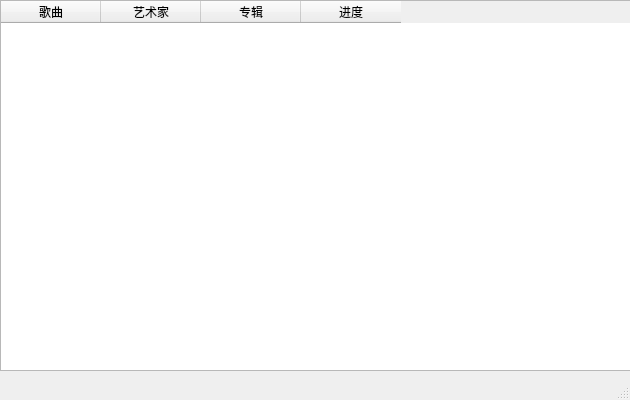
<?xml version="1.0" encoding="UTF-8"?>
<ui version="4.0">
 <class>DownloadWindow</class>
 <widget class="QMainWindow" name="DownloadWindow">
  <property name="geometry">
   <rect>
    <x>0</x>
    <y>0</y>
    <width>630</width>
    <height>400</height>
   </rect>
  </property>
  <property name="minimumSize">
   <size>
    <width>600</width>
    <height>400</height>
   </size>
  </property>
  <property name="maximumSize">
   <size>
    <width>630</width>
    <height>400</height>
   </size>
  </property>
  <property name="windowTitle">
   <string>下载状态</string>
  </property>
  <widget class="QWidget" name="centralwidget">
   <widget class="QTableWidget" name="DownloadList">
    <property name="geometry">
     <rect>
      <x>0</x>
      <y>0</y>
      <width>631</width>
      <height>371</height>
     </rect>
    </property>
    <property name="minimumSize">
     <size>
      <width>630</width>
      <height>0</height>
     </size>
    </property>
    <attribute name="verticalHeaderVisible">
     <bool>false</bool>
    </attribute>
    <column>
     <property name="text">
      <string>歌曲</string>
     </property>
    </column>
    <column>
     <property name="text">
      <string>艺术家</string>
     </property>
    </column>
    <column>
     <property name="text">
      <string>专辑</string>
     </property>
    </column>
    <column>
     <property name="text">
      <string>进度</string>
     </property>
    </column>
   </widget>
  </widget>
  <widget class="QStatusBar" name="statusbar"/>
  <action name="action">
   <property name="text">
    <string>全部开始</string>
   </property>
  </action>
  <action name="action_2">
   <property name="text">
    <string>全部暂停</string>
   </property>
  </action>
  <action name="action_4">
   <property name="text">
    <string>全部移除</string>
   </property>
  </action>
 </widget>
 <resources/>
 <connections/>
</ui>
